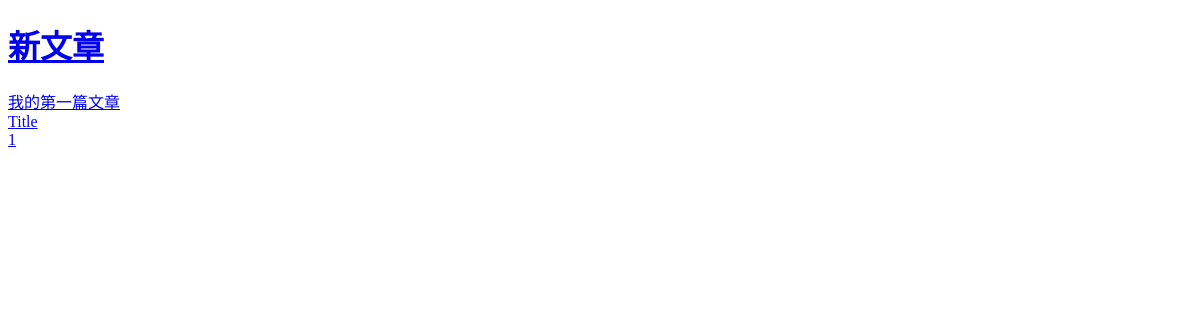
Page /blog/index/ on the earlier database version.
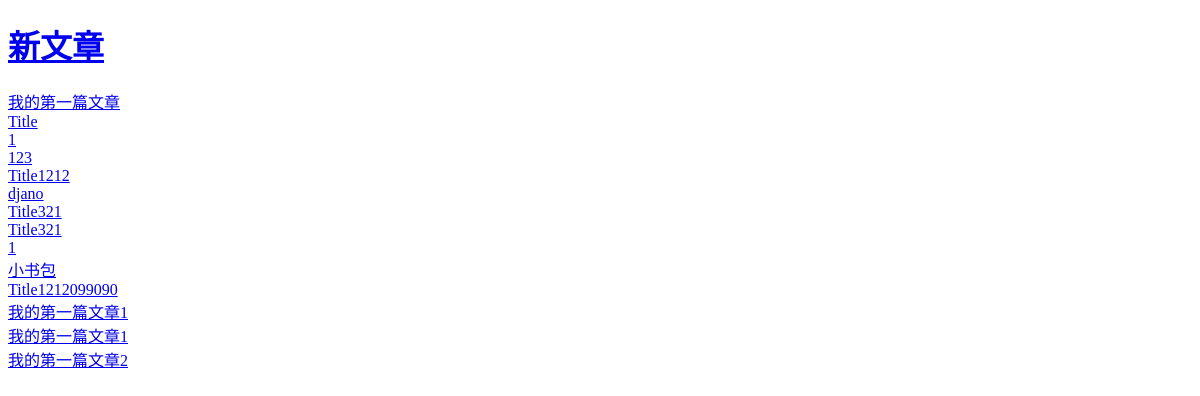
Same page on the later database version.
### blog/models.py (models this page shows, shortened)
class Article(models.Model):
    title = models.CharField(max_length=32,default='Title')
    content = models.TextField(null=True)

### blog/views.py (the view)
def index(request):
    articles = models.Article.objects.all()
    return render(request,'blog/index.html',{'articles':articles})

### blog/templates/blog/index.html (shortened to what this page needs)
<!DOCTYPE html>
<html lang="en">
<head>
</head>
<body>
    <h1><a href="{% url 'blog:edit_page' 0 %}">新文章</a></h1>
    {% for article in articles %}
        <a href="{% url 'blog:article_page' article.id %}">{{ article.title }}</a>
        <br/>
    {% endfor %}
</body>
</html>

Differences in the rows shown:
added Article: title "123"
added Article: title "Title1212"
added Article: title "djano"
added Article: title "Title321"
added Article: title "Title321"
added Article: title "1"
added Article: title "小书包"
added Article: title "Title1212099090"
added Article: title "我的第一篇文章1"
added Article: title "我的第一篇文章1"
added Article: title "我的第一篇文章2"
